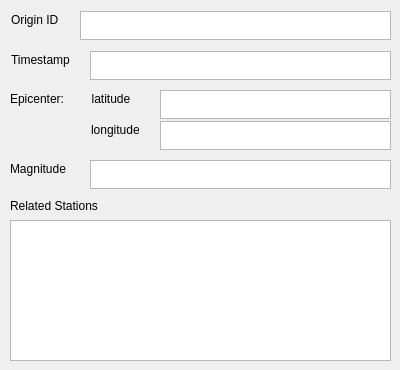
<?xml version="1.0" encoding="UTF-8"?>
<ui version="4.0">
 <class>origindatawidget</class>
 <widget class="QWidget" name="origindatawidget">
  <property name="geometry">
   <rect>
    <x>0</x>
    <y>0</y>
    <width>400</width>
    <height>370</height>
   </rect>
  </property>
  <property name="windowTitle">
   <string>origindatawidget</string>
  </property>
  <widget class="QLabel" name="timestamp">
   <property name="geometry">
    <rect>
     <x>11</x>
     <y>51</y>
     <width>76</width>
     <height>17</height>
    </rect>
   </property>
   <property name="text">
    <string>Timestamp</string>
   </property>
  </widget>
  <widget class="QTextEdit" name="textEdit_timestamp">
   <property name="geometry">
    <rect>
     <x>90</x>
     <y>51</y>
     <width>301</width>
     <height>29</height>
    </rect>
   </property>
   <property name="readOnly">
    <bool>true</bool>
   </property>
  </widget>
  <widget class="QLabel" name="latitude">
   <property name="geometry">
    <rect>
     <x>85</x>
     <y>90</y>
     <width>61</width>
     <height>17</height>
    </rect>
   </property>
   <property name="text">
    <string>  latitude</string>
   </property>
  </widget>
  <widget class="QLabel" name="epicenter">
   <property name="geometry">
    <rect>
     <x>10</x>
     <y>90</y>
     <width>69</width>
     <height>17</height>
    </rect>
   </property>
   <property name="text">
    <string>Epicenter:</string>
   </property>
  </widget>
  <widget class="QTextEdit" name="textEdit_latitude">
   <property name="geometry">
    <rect>
     <x>160</x>
     <y>90</y>
     <width>231</width>
     <height>29</height>
    </rect>
   </property>
   <property name="readOnly">
    <bool>true</bool>
   </property>
  </widget>
  <widget class="QLabel" name="stations">
   <property name="geometry">
    <rect>
     <x>10</x>
     <y>197</y>
     <width>113</width>
     <height>17</height>
    </rect>
   </property>
   <property name="text">
    <string>Related Stations</string>
   </property>
  </widget>
  <widget class="QTextEdit" name="textEdit_stations">
   <property name="geometry">
    <rect>
     <x>10</x>
     <y>220</y>
     <width>381</width>
     <height>141</height>
    </rect>
   </property>
   <property name="readOnly">
    <bool>true</bool>
   </property>
  </widget>
  <widget class="QTextEdit" name="textEdit_longitude">
   <property name="geometry">
    <rect>
     <x>160</x>
     <y>121</y>
     <width>231</width>
     <height>29</height>
    </rect>
   </property>
   <property name="readOnly">
    <bool>true</bool>
   </property>
  </widget>
  <widget class="QLabel" name="longitude">
   <property name="geometry">
    <rect>
     <x>91</x>
     <y>121</y>
     <width>66</width>
     <height>17</height>
    </rect>
   </property>
   <property name="text">
    <string>longitude</string>
   </property>
  </widget>
  <widget class="QLabel" name="originid">
   <property name="geometry">
    <rect>
     <x>11</x>
     <y>11</y>
     <width>61</width>
     <height>17</height>
    </rect>
   </property>
   <property name="text">
    <string>Origin ID</string>
   </property>
  </widget>
  <widget class="QTextEdit" name="textEdit_originid">
   <property name="geometry">
    <rect>
     <x>80</x>
     <y>11</y>
     <width>311</width>
     <height>29</height>
    </rect>
   </property>
   <property name="readOnly">
    <bool>true</bool>
   </property>
  </widget>
  <widget class="QTextEdit" name="textEdit_magnitude">
   <property name="geometry">
    <rect>
     <x>90</x>
     <y>160</y>
     <width>301</width>
     <height>29</height>
    </rect>
   </property>
   <property name="readOnly">
    <bool>true</bool>
   </property>
  </widget>
  <widget class="QLabel" name="magnitude">
   <property name="geometry">
    <rect>
     <x>10</x>
     <y>160</y>
     <width>74</width>
     <height>17</height>
    </rect>
   </property>
   <property name="text">
    <string>Magnitude</string>
   </property>
  </widget>
 </widget>
 <layoutdefault spacing="6" margin="11"/>
 <resources/>
 <connections/>
</ui>
